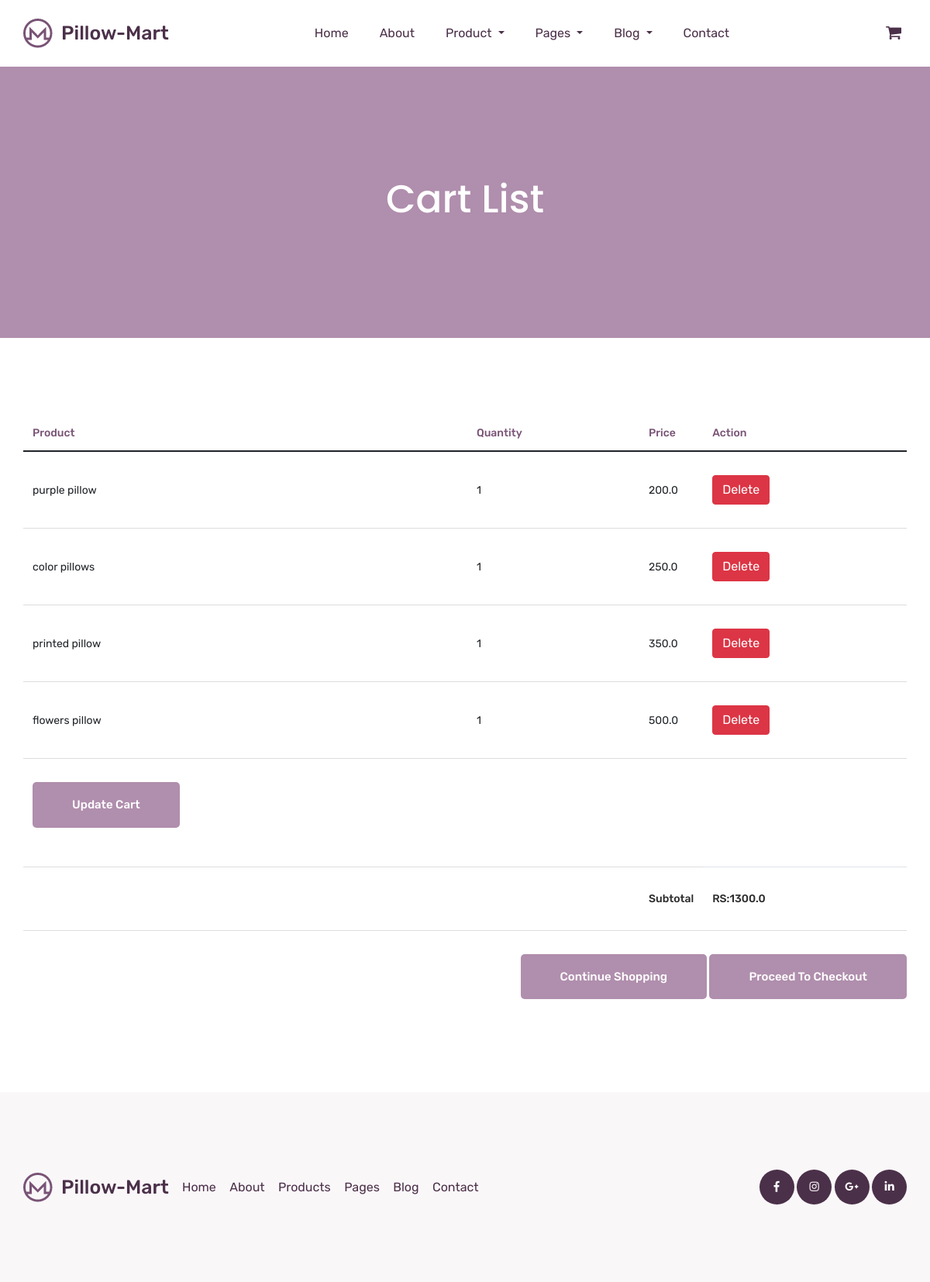
Page /cart/ (signed in) on the committed database.
### app1/models.py (models this page shows, shortened)
class Cart(models.Model):
    product = models.ForeignKey(Product, on_delete=models.CASCADE)
    quantity = models.PositiveIntegerField(default=0)
    user = models.ForeignKey(User, on_delete=models.CASCADE)
    date_added = models.DateTimeField(auto_now_add=True)

class Product(models.Model):
    name=models.CharField(max_length=50)
    price=models.FloatField()
    description=models.TextField(max_length=500)
    image=models.ImageField(upload_to='upload/static/img/')
    def __str__(self):
        return self.name

### app1/views.py (the view)
# urls.py: path('cart/', views.cart, name="cart"),
def cart(request):
    cart = Cart.objects.all()
    cart_items = Cart.objects.filter(user=request.user)
    total_price = sum(item.product.price * item.quantity for item in cart_items)
    return render(request, 'cart.html',{"cart":cart,"total_price":total_price})

### template/cart.html (shortened to what this page needs)
{% load static %}
<!doctype html>
<html lang="zxx">
<head>
    <link href="https://cdn.jsdelivr.net/npm/bootstrap@5.1.3/dist/css/bootstrap.min.css" rel="stylesheet">
    <link rel= "stylesheet" href="{% static 'css/bootstrap.min.css'%}">
    <link rel= "stylesheet" href="{% static 'css/animate.css'%}">
    <link rel= "stylesheet" href="{% static 'css/owl-carousel.css'%}">
    <link rel= "stylesheet" href="{% static 'css/all.css'%}">
    <link rel= "stylesheet" href="{% static 'css/flaticon.css'%}">
    <link rel= "stylesheet" href="{% static 'css/themify-icons.css'%}">
    <link rel= "stylesheet" href="{% static 'css/magnific-popup.css'%}">
    <link rel= "stylesheet" href="{% static 'css/slick.css'%}">
    <link rel= "stylesheet" href="{% static 'css/style.css'%}">
</head>
<body>
    <header class="main_menu home_menu">
        <div class="container">
            <div class="row align-items-center justify-content-center">
                <div class="col-lg-12">
                    <nav class="navbar navbar-expand-lg navbar-light">
                      <a class="navbar-brand" href="{%  url 'index' %}"> <img src="{% static 'img/logo.png'%}" alt="logo"> </a>
                        <div class="collapse navbar-collapse main-menu-item" id="navbarSupportedContent">
                            <ul class="navbar-nav">
                                <li class="nav-item">
                                  <a class="nav-link" href="{%  url 'index' %}">Home</a>
                                </li>
                                <li class="nav-item">
                                    <a class="nav-link" href="{%  url 'about' %}">about</a>
                                </li>
                                <li class="nav-item dropdown">
                                    <a class="nav-link dropdown-toggle" href="blog.html" id="navbarDropdown_1"
                                        role="button" data-toggle="dropdown" aria-haspopup="true" aria-expanded="false">
                                        product
                                    </a>
                                </li>
                                <li class="nav-item dropdown">
                                    <a class="nav-link dropdown-toggle" href="blog.html" id="navbarDropdown_3"
                                        role="button" data-toggle="dropdown" aria-haspopup="true" aria-expanded="false">
                                        pages
                                    </a>
                                </li>
                                <li class="nav-item dropdown">
                                    <a class="nav-link dropdown-toggle" href="blog.html" id="navbarDropdown_2"
                                        role="button" data-toggle="dropdown" aria-haspopup="true" aria-expanded="false">
                                        blog
                                    </a>
                                </li>
                                <li class="nav-item">
                                    <a class="nav-link" href="{% url 'contact'%}">Contact</a>
                                </li>
                            </ul>
                        </div>
                        <div class="hearer_icon d-flex align-items-center">
                            <div class="dropdown cart">
                                <a class="dropdown-toggle" href="#" id="navbarDropdown3" role="button"
                                    data-toggle="dropdown" aria-haspopup="true" aria-expanded="false">
                                    <i class="flaticon-shopping-cart-black-shape"></i>
                                </a>
                            </div>
                        </div>
                    </nav>
                </div>
            </div>
        </div>
    </header>
    <section class="breadcrumb_part">
        <div class="container">
            <div class="row">
                <div class="col-lg-12">
                    <div class="breadcrumb_iner">
                        <h2>cart list</h2>
                    </div>
                </div>
            </div>
        </div>
    </section>
  <section class="cart_area section_padding">
    <div class="container">
      <div class="cart_inner">
        <div class="table-responsive">
          <table class="table">
            <thead>
              <tr>
                <th scope="col">Product</th>
                <th scope="col">Quantity</th>
                <th scope="col">Price</th>
                <th scope="col">Action</th>
              </tr>
            </thead>
            <tbody>
              {% for a in cart %}
              <tr>
                <td>
                  {{a.product}}
                </td>
                <td>
                  {{a.quantity}}
                </td>
                <td>
                  {{a.product.price}}
                </td>
                <td>
                  <a href="{% url 'remove_from_cart' a.id %}"> <button type="submit" class="btn btn-danger">Delete</button></a>
                </td>
                {% empty %}
                <p>Your cart is empty.</p>
                </tr>
                {% endfor %}
            </div>
              <tr class="bottom_button">
                <td>
                  <a class="btn_1" href="{%  url 'product_list'%}">Update Cart</a>
                </td>
                <td></td>
                <td></td>
              </tr>
              <tr>
                <td></td>
                <td></td>
                <td>
                  <h5>Subtotal</h5>
                </td>
                <td>
                  <h5>RS:{{ total_price }}</h5>
                </td>
              </tr>
          <div class="checkout_btn_inner float-right">
            <a class="btn_1" href="/product_list/">Continue Shopping</a>
            <a class="btn_1 checkout_btn_1" href="/checkout/">Proceed to checkout</a>
          </div>
        </div>
      </div>
  </section>
    <footer class="footer_part">
        <div class="footer_iner section_bg">
            <div class="container">
                <div class="row justify-content-between align-items-center">
                    <div class="col-lg-8">
                      <div class="footer_menu">
                        <div class="footer_logo">
                            <a href="{%  url 'index' %}"><img src="{% static 'img/logo.png'%}" alt="#"></a>
                        </div>
                        <div class="footer_menu_item">
                            <a href="{%  url 'index' %}">Home</a>
                            <a href="{%  url 'about' %}">About</a>
                            <a href="{%  url 'product_list'%}">Products</a>
                            <a href="#">Pages</a>
                            <a href="{% url 'blog'%}">Blog</a>
                            <a href="{% url 'contact'%}">Contact</a>
                            </div>
                        </div>
                    </div>
                    <div class="col-lg-4">
                        <div class="social_icon">
                            <a href="#"><i class="fab fa-facebook-f"></i></a>
                            <a href="#"><i class="fab fa-instagram"></i></a>
                            <a href="#"><i class="fab fa-google-plus-g"></i></a>
                            <a href="#"><i class="fab fa-linkedin-in"></i></a>
                        </div>
                    </div>
                </div>
            </div>
        </div>
    </footer>
</body>
</html>

### static/css/all.css (style rules this page uses)
.fa, .fas, .far, .fal, .fab { -moz-osx-font-smoothing: grayscale; -webkit-font-smoothing: antialiased; display: inline-block; font-style: normal; font-variant: normal; text-rendering: auto; line-height: 1; }
.fa-facebook-f:before { content: "\f39e"; }
.fa-google-plus-g:before { content: "\f0d5"; }
.fa-instagram:before { content: "\f16d"; }
.fa-linkedin-in:before { content: "\f0e1"; }
.fab { font-family: 'Font Awesome 5 Brands'; }

### rows in the picture
Cart: product "purple pillow", quantity "1", product.price "200.0"
Cart: product "color pillows", quantity "1", product.price "250.0"
Cart: product "printed pillow", quantity "1", product.price "350.0"
Cart: product "flowers pillow", quantity "1", product.price "500.0"

### other values in the picture
{{ total_price }} "1300.0"
